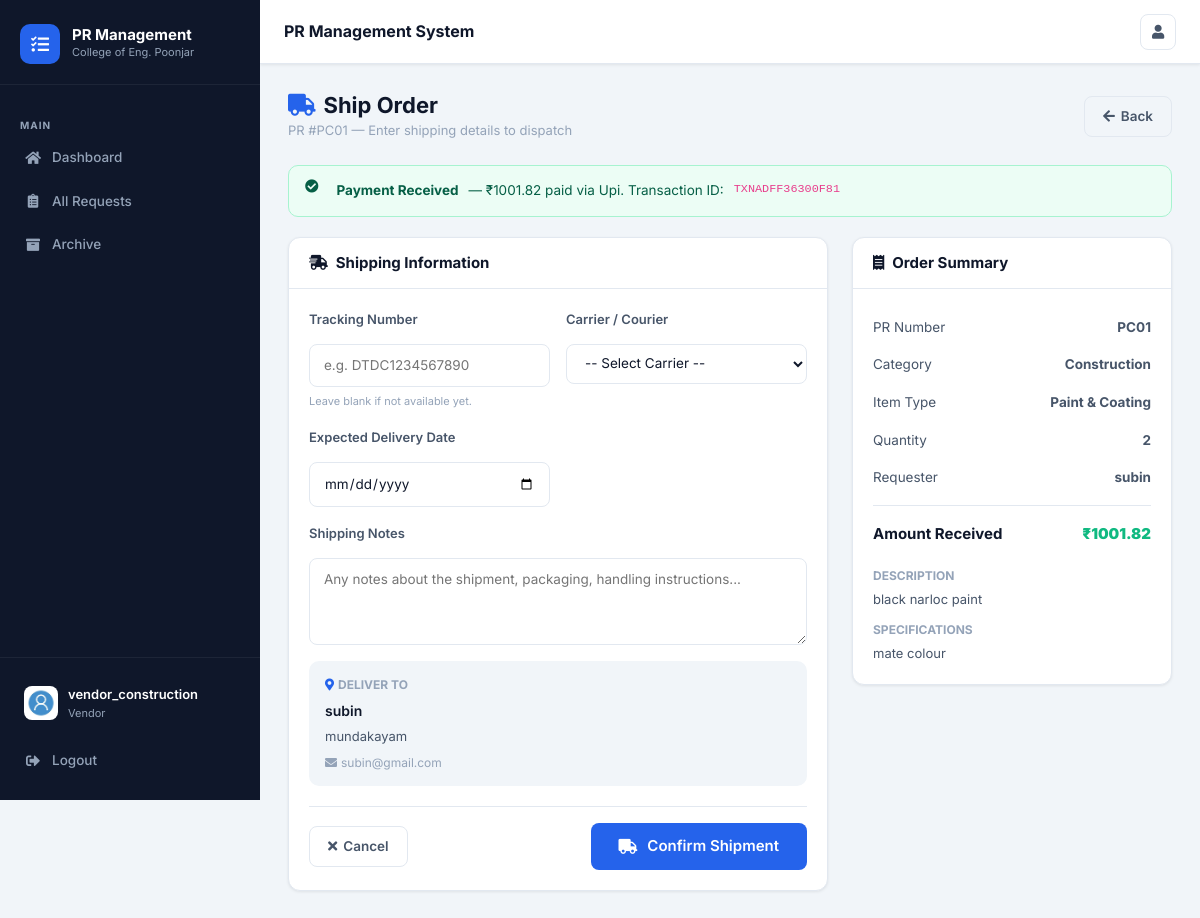
/pr/10/ship/ (signed in), run on the app's committed database.
### users/models.py (models this page shows, shortened)
class Profile(models.Model):
    user = models.OneToOneField(User, on_delete=models.CASCADE)
    image = models.ImageField(default='default.jpg', upload_to='profile_pics')
    role = models.CharField(max_length=20, choices=ROLE_CHOICES, default='requester')
    def is_admin(self):
        return self.role == 'admin'
    def is_buyer(self):
        return self.role == 'buyer'
    def is_requester(self):
        return self.role == 'requester'
    def is_vendor(self):
        return self.role == 'vendor'

### prs/models.py (models this page shows, shortened)
class PR(models.Model):
    pr_number = models.CharField(max_length=100, unique=True)
    item_type = models.CharField(max_length=200, blank=True, help_text="Type of item/service needed")
    items_description = models.TextField(blank=True, help_text="Detailed description of items needed")
    quantity = models.CharField(max_length=100, blank=True, help_text="Quantity needed (e.g., 10 units, 5 boxes)")
    specifications = models.TextField(blank=True, help_text="Technical specifications or requirements")
    estimated_price = models.FloatField(null=True, blank=True, help_text="Vendor's estimated price")
    quotation_notes = models.TextField(blank=True, help_text="Vendor's quotation notes and breakdown")
    quotation_date = models.DateTimeField(null=True, blank=True)
    quotation_submitted_by = models.ForeignKey(User, on_delete=models.SET_NULL, null=True, blank=True, related_name='quotations_submitted')
    total = models.FloatField(max_length=100, default=0.00, help_text="Final approved price")
    price_approved = models.BooleanField(default=False)
    price_approved_by = models.ForeignKey(User, on_delete=models.SET_NULL, null=True, blank=True, related_name='prices_approved')
    price_approved_date = models.DateTimeField(null=True, blank=True)
    status = models.CharField(max_length=100, choices=status_choice, default='Open')
    category = models.CharField(max_length=100, choices=category_choice, default='Choose Category')
    description = models.TextField(blank=True, default='', help_text="Additional notes and comments")
    date_posted = models.DateTimeField(default=timezone.now)
    author = models.ForeignKey(User, on_delete=models.CASCADE) # one user can have many prs
    vendor = models.ForeignKey(Vendor, on_delete=models.SET_NULL, null=True, blank=True, related_name='pr_set')
    vendor_name = models.CharField(max_length=200, blank=True, default='')
    vendor_contact = models.CharField(max_length=100, blank=True, default='')
    payment_status = models.CharField(max_length=50, choices=payment_status_choice, default='Pending')
    payment_date = models.DateField(null=True, blank=True)
    payment_notes = models.TextField(blank=True, default='')
    delivery_status = models.CharField(max_length=50, choices=delivery_status_choice, default='Not Shipped')
    delivery_address = models.TextField(blank=True, default='', help_text="Delivery address provided by requester")
    requester_approved_quotation = models.BooleanField(default=False, help_text="Requester approved the quotation and paid")
    payment_transaction_id = models.CharField(max_length=200, blank=True, default='', help_text="Online payment transaction ID")
    payment_method_used = models.CharField(max_length=100, blank=True, default='', help_text="Payment method used by requester")

### prs/views.py (the view, shortened to what this page needs)
# urls.py: path('pr/<int:pk>/ship/', views.vendor_ship_order, name='vendor-ship-order'),
@login_required
def vendor_ship_order(request, pk):
    pr = get_object_or_404(PR, pk=pk)
    try:
        vendor = Vendor.objects.get(user=request.user)
    except Vendor.DoesNotExist:
        from django.contrib import messages
        messages.error(request, 'Vendor profile not found.')
        return redirect('vendor-dashboard')
    if pr.vendor != vendor:
        from django.contrib import messages
        messages.error(request, 'This order is not assigned to you.')
        return redirect('vendor-dashboard')
    if not pr.requester_approved_quotation:
        from django.contrib import messages
        messages.warning(request, 'Payment has not been confirmed yet. Cannot ship.')
        return redirect('vendor-dashboard')
    delivery = pr.deliveries.first()
    return render(request, 'prs/vendor_ship_order.html', {
        'pr': pr, 'vendor': vendor, 'delivery': delivery,
        'today': timezone.now().date().isoformat(),
    })

### prs/templates/prs/vendor_ship_order.html (shortened to what this page needs)
{% extends "prs/layout.html" %}
{% block content %}
<div class="page-header">
  <div class="page-header-left">
    <h1><i class="fas fa-truck mr-2" style="color:var(--primary)"></i>Ship Order</h1>
    <p>PR #{{ pr.pr_number }} — Enter shipping details to dispatch</p>
  </div>
  <a href="{% url 'vendor-dashboard' %}" class="btn btn-outline"><i class="fas fa-arrow-left"></i> Back</a>
</div>
<div class="alert alert-success" style="margin-bottom:20px;">
  <i class="fas fa-check-circle mr-2"></i>
  <strong>Payment Received</strong> — ₹{{ pr.total }} paid via {{ pr.payment_method_used|title }}.
  Transaction ID: <code>{{ pr.payment_transaction_id }}</code>
</div>
<div class="ship-layout">
  <div>
    <div class="card">
      <div class="card-header"><h5><i class="fas fa-shipping-fast mr-2"></i>Shipping Information</h5></div>
      <div class="card-body">
        <form method="POST">
          <div class="vpe-grid">
            <div class="vpe-group">
              <label>Tracking Number</label>
              <input type="text" name="tracking_number" placeholder="e.g. DTDC1234567890" value="{{ delivery.tracking_number|default:'' }}">
              <div class="vpe-hint">Leave blank if not available yet.</div>
            </div>
            <div class="vpe-group">
              <label>Carrier / Courier</label>
              <select name="carrier">
                <option value="">-- Select Carrier --</option>
              </select>
            </div>
            <div class="vpe-group">
              <label>Expected Delivery Date</label>
              <input type="date" name="expected_delivery_date"
                value="{{ delivery.expected_delivery_date|date:'Y-m-d'|default:'' }}"
                min="{{ today }}">
            </div>
            <div class="vpe-group vpe-full">
              <label>Shipping Notes</label>
              <textarea name="notes" rows="3" placeholder="Any notes about the shipment, packaging, handling instructions...">{{ delivery.notes|default:'' }}</textarea>
            </div>
          </div>
          <div style="background:var(--page-bg);border-radius:10px;padding:14px 16px;margin-top:16px;">
            <div style="font-size:12px;font-weight:700;color:var(--text-muted);margin-bottom:6px;">
              <i class="fas fa-map-marker-alt mr-1" style="color:var(--primary)"></i>DELIVER TO
            </div>
            <div style="font-size:14px;font-weight:600;color:var(--text-primary);">{{ pr.author.get_full_name|default:pr.author.username }}</div>
            <div style="font-size:13px;color:var(--text-secondary);white-space:pre-wrap;margin-top:4px;">{{ pr.delivery_address }}</div>
            {% if pr.author.email %}
            <div style="font-size:12px;color:var(--text-muted);margin-top:6px;"><i class="fas fa-envelope mr-1"></i>{{ pr.author.email }}</div>
            {% endif %}
          </div>
          <div style="display:flex;justify-content:space-between;align-items:center;margin-top:20px;padding-top:16px;border-top:1px solid var(--card-border);">
            <a href="{% url 'vendor-dashboard' %}" class="btn btn-outline"><i class="fas fa-times"></i> Cancel</a>
            <button type="submit" class="btn btn-primary btn-lg">
              <i class="fas fa-truck mr-1"></i> Confirm Shipment
            </button>
          </div>
        </form>
      </div>
    </div>
  </div>
  <div>
    <div class="card">
      <div class="card-header"><h5><i class="fas fa-receipt mr-2"></i>Order Summary</h5></div>
      <div class="card-body">
        <div class="pay-summary-row"><span>PR Number</span><strong>{{ pr.pr_number }}</strong></div>
        <div class="pay-summary-row"><span>Category</span><strong>{{ pr.category }}</strong></div>
        <div class="pay-summary-row"><span>Item Type</span><strong>{{ pr.item_type }}</strong></div>
        <div class="pay-summary-row"><span>Quantity</span><strong>{{ pr.quantity }}</strong></div>
        <div class="pay-summary-row"><span>Requester</span><strong>{{ pr.author.username }}</strong></div>
        <div class="pay-summary-divider"></div>
        <div class="pay-summary-row pay-total-row">
          <span>Amount Received</span>
          <strong style="color:var(--success);">₹{{ pr.total }}</strong>
        </div>
        {% if pr.items_description %}
        <div style="margin-top:12px;">
          <div style="font-size:12px;font-weight:700;color:var(--text-muted);margin-bottom:4px;">DESCRIPTION</div>
          <p style="font-size:13px;color:var(--text-secondary);margin:0;">{{ pr.items_description }}</p>
        </div>
        {% endif %}
        {% if pr.specifications %}
        <div style="margin-top:10px;">
          <div style="font-size:12px;font-weight:700;color:var(--text-muted);margin-bottom:4px;">SPECIFICATIONS</div>
          <p style="font-size:13px;color:var(--text-secondary);margin:0;">{{ pr.specifications }}</p>
        </div>
        {% endif %}
      </div>
    </div>
  </div>
</div>
{% endblock %}

### prs/templates/prs/layout.html (shortened to what this page needs)
{% load static %}
<!DOCTYPE html>
<html lang="en">
<head>
  <link rel="stylesheet" href="https://maxcdn.bootstrapcdn.com/bootstrap/4.0.0/css/bootstrap.min.css">
  <link rel="stylesheet" href="https://cdnjs.cloudflare.com/ajax/libs/font-awesome/5.15.4/css/all.min.css">
  <link rel="stylesheet" href="{% static 'prs/new-design.css' %}">
</head>
<body>
{% if user.is_authenticated %}
<aside class="app-sidebar" id="appSidebar">
  <div class="sidebar-logo">
    <div class="sidebar-logo-icon"><i class="fas fa-tasks"></i></div>
    <div>
      <div class="sidebar-logo-text">PR Management</div>
      <div class="sidebar-logo-sub">College of Eng. Poonjar</div>
    </div>
  </div>
  <nav class="sidebar-nav">
    <div class="sidebar-section-label">Main</div>
    <a href="{% url 'dashboard' %}" class="sidebar-link {% if request.resolver_match.url_name == 'dashboard' %}active{% endif %}">
      <i class="fas fa-home"></i> Dashboard
    </a>
    <a href="{% url 'prs-home' %}" class="sidebar-link {% if request.resolver_match.url_name == 'prs-home' %}active{% endif %}">
      <i class="fas fa-clipboard-list"></i> All Requests
    </a>
    <a href="{% url 'pr-archive' %}" class="sidebar-link {% if request.resolver_match.url_name == 'pr-archive' %}active{% endif %}">
      <i class="fas fa-archive"></i> Archive
    </a>
  </nav>
  <div class="sidebar-footer">
    <a href="{% url 'profile' %}" class="sidebar-user" style="text-decoration:none;">
      <img src="{{ user.profile.image.url }}" alt="{{ user.username }}">
      <div>
        <div class="sidebar-user-name">{{ user.username }}</div>
        <div class="sidebar-user-role">
          {% if user.profile.is_admin %}Admin
          {% elif user.profile.is_buyer %}Buyer
          {% elif user.profile.is_vendor %}Vendor
          {% else %}Requester{% endif %}
        </div>
      </div>
    </a>
    <form method="POST" action="{% url 'logout' %}" style="margin-top:8px;">
      <button type="submit" class="sidebar-link w-100" style="background:none;border:none;cursor:pointer;text-align:left;">
        <i class="fas fa-sign-out-alt"></i> Logout
      </button>
    </form>
  </div>
</aside>
<div class="app-main">
  <header class="app-topbar">
    <div class="topbar-title">PR Management System</div>
    <div class="topbar-actions">
      <a href="{% url 'profile' %}" class="topbar-btn" title="Profile">
        <i class="fas fa-user"></i>
      </a>
    </div>
  </header>
  <div class="app-content">
{% endif %}
{% block content %}{% endblock %}
{% if user.is_authenticated %}
  </div>
</div>
{% endif %}
</body>
</html>

### prs/templates/prs/vendor_ship_order.html (style rules this page uses)
.ship-layout { display:grid; grid-template-columns:1fr 320px; gap:24px; align-items:start; }
.vpe-grid { display:grid; grid-template-columns:1fr 1fr; gap:16px; }
.vpe-group { display:flex; flex-direction:column; gap:6px; }
.vpe-group.vpe-full { grid-column:1/-1; }
.vpe-group label { font-size:13px; font-weight:600; color:var(--text-secondary); }
.vpe-group input, .vpe-group textarea, .vpe-group select { border-radius:8px; border:1.5px solid var(--card-border); padding:10px 14px; font-size:13.5px; background:var(--card-bg); color:var(--text-primary); width:100%; }
.vpe-hint { font-size:11px; color:var(--text-muted); }
.pay-summary-row { display:flex; justify-content:space-between; align-items:center; padding:8px 0; font-size:13.5px; color:var(--text-secondary); }
.pay-summary-divider { border-top:1px solid var(--card-border); margin:8px 0; }
.pay-total-row { font-size:15px; font-weight:700; color:var(--text-primary); }
.btn-lg { padding:12px 28px; font-size:15px; }

### data on the page
PR: pr_number "PC01", total "1001.82", payment_method_used "Upi", payment_transaction_id "TXNADFF36300F81", author.get_full_name "subin", delivery_address "mundakayam", author.email "subin@gmail.com", category "Construction", item_type "Paint & Coating", quantity "2", author.username "subin", items_description "black narloc paint", specifications "mate colour"

### other printed values
{{ user.username }} "vendor_construction"
